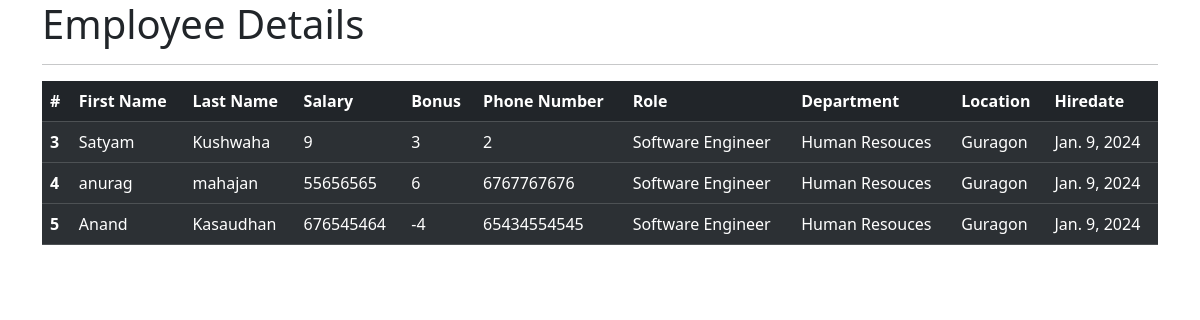
The app's page /all_emp with its own data.
### emp_app/models.py (models this page shows, shortened)
class Employee(models.Model):
    first_name = models.CharField(max_length=30, null = False)
    last_name = models.CharField(max_length=30)
    dept = models.ForeignKey(Department, on_delete=models.CASCADE)
    salary = models.IntegerField(default=0)
    bonus = models.IntegerField(default=0)
    role = models.ForeignKey(Role, on_delete=models.CASCADE)
    phone = models.IntegerField(default=0)
    hire_date = models.DateField()

class Role(models.Model):
    name = models.CharField(max_length=100,null=False)

class Department(models.Model):
    name = models.CharField(max_length=30, null = False)
    location = models.CharField(max_length=30)

### emp_app/views.py (the view)
# urls.py: path('all_emp',views.all_emp,name='all_emp'),
def all_emp(request):
    emps = Employee.objects.all()
    context = {
        'emps':emps
    }
    return render(request,'all_emp.html',context)

### emp_app/templates/all_emp.html (shortened to what this page needs)
<!doctype html>
<html lang="en">
  <head>
    <link href="https://cdn.jsdelivr.net/npm/bootstrap@5.3.2/dist/css/bootstrap.min.css" rel="stylesheet">
  </head>
  <body>
    <div class="container">
        <h1>Employee Details</h1>
        <hr>
      <table class="table table-dark table-striped">
        <thead>
          <tr>
            <th scope="col">#</th>
            <th scope="col">First Name</th>
            <th scope="col">Last Name</th>
            <th scope="col">Salary</th>
            <th scope="col">Bonus</th>
            <th scope="col">Phone Number</th>
            <th scope="col">Role</th>
            <th scope="col">Department</th>
            <th scope="col">Location</th>
            <th scope="col">Hiredate</th>
          </tr>
        </thead>
                {% for emp in emps %}
        <tbody>
          <tr>
            <th scope="row">{{emp.id}}</th>
            <td>{{emp.first_name}}</td>
            <td>{{emp.last_name}}</td>
            <td>{{emp.salary}}</td>
            <td>{{emp.bonus}}</td>
            <td>{{emp.phone}}</td>
            <td>{{emp.role.name}}</td>
            <td>{{emp.dept.name}}</td>
            <td>{{emp.dept.location}}</td>
            <td>{{emp.hire_date}}</td>
          </tr>
        </tbody>
            {% endfor %}
      </table>
    </div>
  </body>
</html>

### records on screen
Employee: id "3", first_name "Satyam", last_name "Kushwaha", salary "9", bonus "3", phone "2", role.name "Software Engineer", dept.name "Human Resouces", dept.location "Guragon", hire_date "Jan. 9, 2024"
Employee: id "4", first_name "anurag", last_name "mahajan", salary "55656565", bonus "6", phone "6767767676", role.name "Software Engineer", dept.name "Human Resouces", dept.location "Guragon", hire_date "Jan. 9, 2024"
Employee: id "5", first_name "Anand", last_name "Kasaudhan", salary "676545464", bonus "-4", phone "65434554545", role.name "Software Engineer", dept.name "Human Resouces", dept.location "Guragon", hire_date "Jan. 9, 2024"
